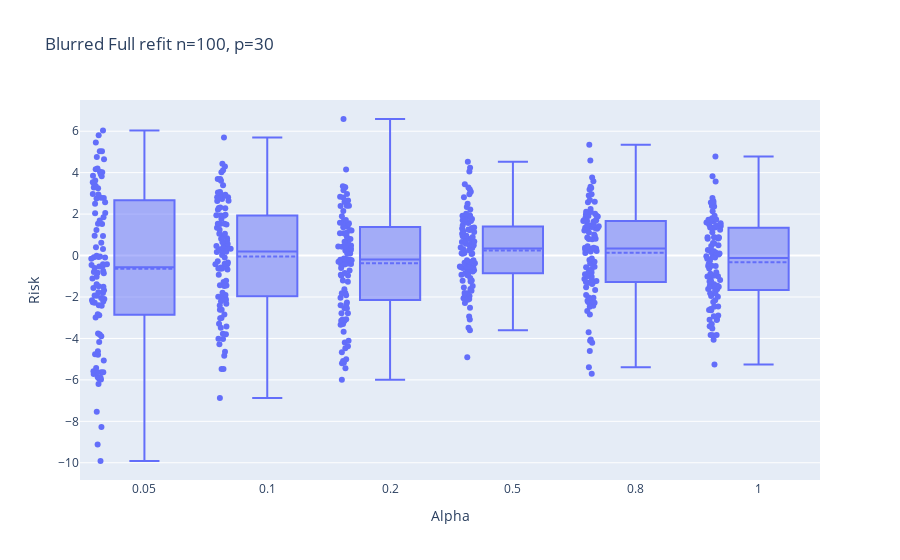

Write notebook code for a chart like this one.
### Code cell
fig_blur = px.box(blur_df, 
                  labels={
                         "variable": "Alpha",
                         "value": "Risk"
                         },
                  points='all',
                  title=f"Blurred Full refit n={n}, p={p}")
fig_blur.update_traces(boxmean=True)
# fig_blur.add_trace(go.Scatter(x=[-1,na], 
#                          y=[test_err.mean(),test_err.mean()], 
#                          mode='lines', 
#                          name=f'err: {test_err.mean():.2f}'))
fig_blur.update_layout(
    xaxis = dict(
        tickmode = 'array',
        tickvals = np.arange(na),
        ticktext = alphas,
    )
)

### Figure 1 — Plotly figure (JSON) as saved in the notebook; plotly's stock layout.template omitted (floating-point values rounded to 4 significant figures; data arrays with more than 128 entries replaced by an {"elided": "..."} marker saying what was removed)
{"data": [{"alignmentgroup": "True", "boxmean": true, "boxpoints": "all", "hovertemplate": "Alpha=%{x}<br>Risk=%{y}<extra></extra>", "legendgroup": "", "marker": {"color": "#636efa"}, "name": "", "notched": false, "offsetgroup": "", "orientation": "v", "showlegend": false, "type": "box", "x": {"elided": "600 str values"}, "x0": " ", "xaxis": "x", "y": {"elided": "600 float values"}, "y0": " ", "yaxis": "y"}], "layout": {"boxmode": "group", "legend": {"tracegroupgap": 0}, "title": {"text": "Blurred Full refit n=100, p=30"}, "xaxis": {"anchor": "y", "domain": [0, 1], "tickmode": "array", "ticktext": [0.05, 0.1, 0.2, 0.5, 0.8, 1], "tickvals": [0, 1, 2, 3, 4, 5], "title": {"text": "Alpha"}}, "yaxis": {"anchor": "x", "domain": [0, 1], "title": {"text": "Risk"}}}}
